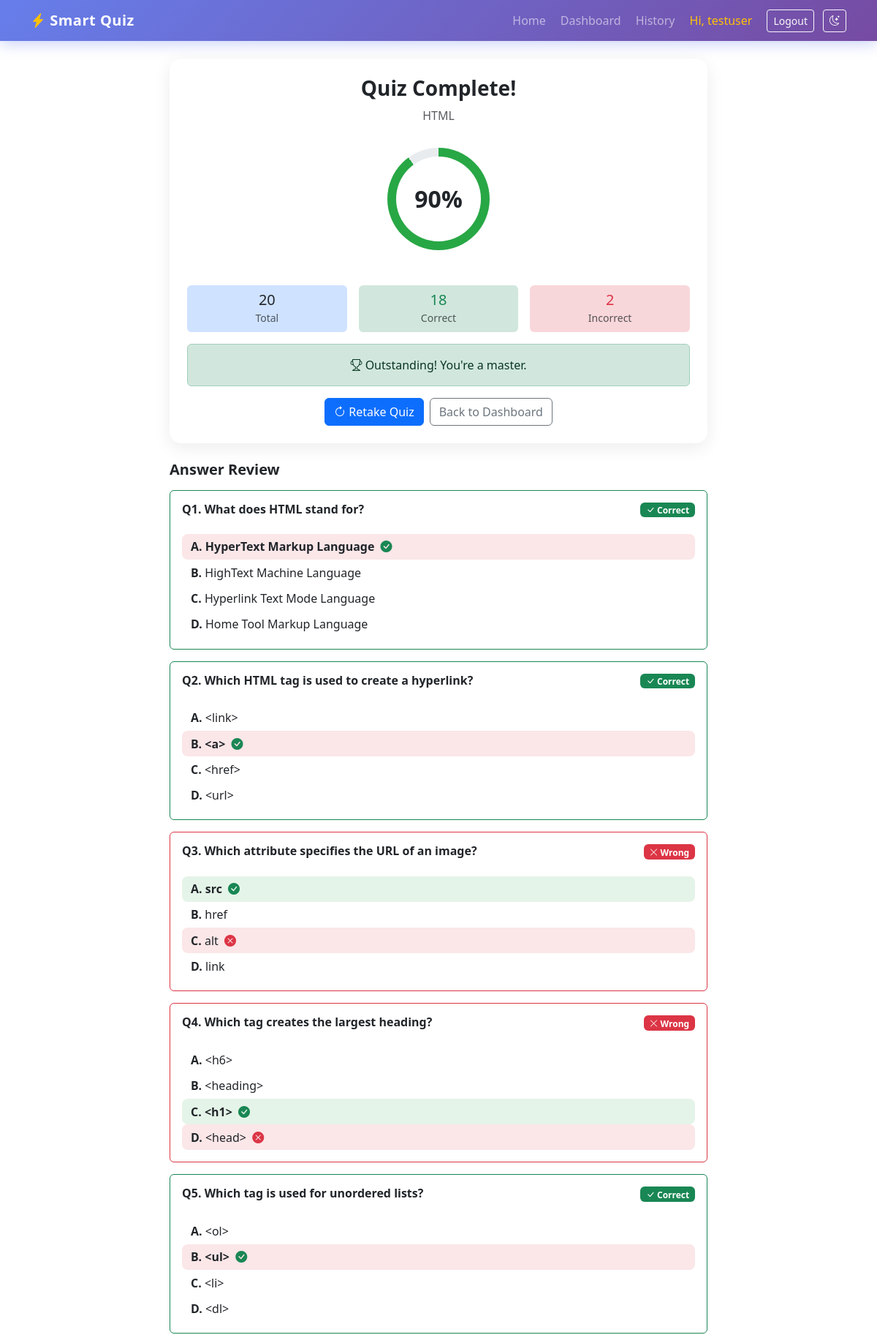
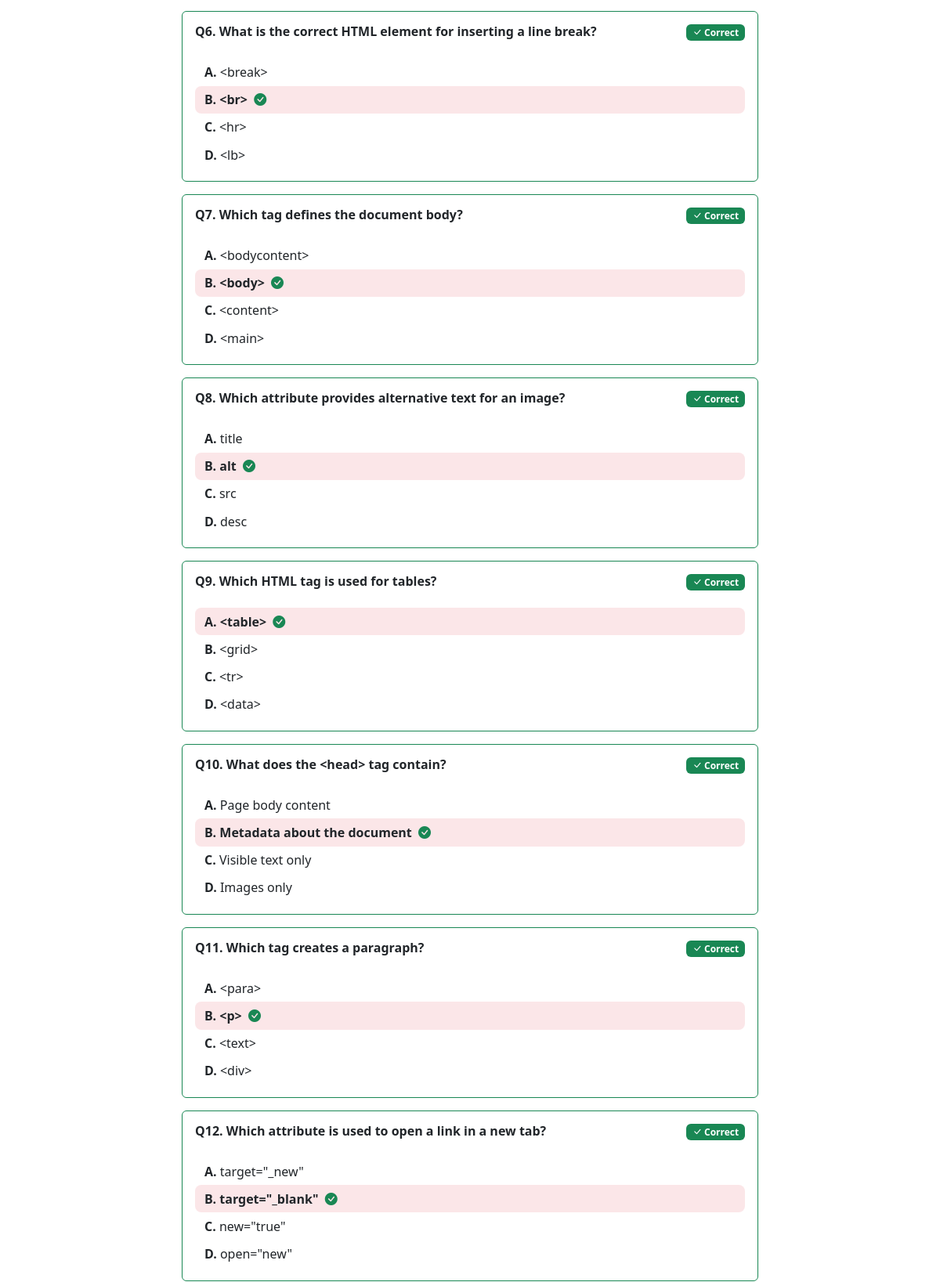
Page /result/1 (signed in, upper part) on the committed database (2 pictures, top to bottom).
### tables this page shows
CREATE TABLE categories (
            id INTEGER PRIMARY KEY AUTOINCREMENT,
            name TEXT UNIQUE NOT NULL,
            description TEXT DEFAULT '',
            created_at TEXT NOT NULL
        );

CREATE TABLE results (
            id INTEGER PRIMARY KEY AUTOINCREMENT,
            user_id INTEGER NOT NULL,
            category_id INTEGER NOT NULL,
            total_questions INTEGER NOT NULL,
            correct INTEGER NOT NULL,
            incorrect INTEGER NOT NULL,
            score INTEGER NOT NULL,
            percentage REAL NOT NULL,
            answers TEXT NOT NULL,
            created_at TEXT NOT NULL,
            FOREIGN KEY (user_id) REFERENCES users(id) ON DELETE CASCADE,
            FOREIGN KEY (category_id) REFERENCES categories(id) ON DELETE CASCADE
        );

CREATE TABLE questions (
            id INTEGER PRIMARY KEY AUTOINCREMENT,
            category_id INTEGER NOT NULL,
            question_text TEXT NOT NULL,
            option_a TEXT NOT NULL,
            option_b TEXT NOT NULL,
            option_c TEXT NOT NULL,
            option_d TEXT NOT NULL,
            correct_option TEXT NOT NULL CHECK(correct_option IN ('a','b','c','d')),
            created_at TEXT NOT NULL,
            FOREIGN KEY (category_id) REFERENCES categories(id) ON DELETE CASCADE
        );

### app.py (the view)
@app.route("/result/<int:result_id>")
@login_required
def result(result_id):
    db = get_db()
    res = db.execute(
        """SELECT r.*, c.name AS category_name
           FROM results r JOIN categories c ON c.id = r.category_id
           WHERE r.id = ? AND r.user_id = ?""",
        (result_id, session["user_id"]),
    ).fetchone()
    if not res:
        flash("Result not found.", "danger")
        return redirect(url_for("dashboard"))
    answers = json.loads(res["answers"])
    questions = db.execute(
        """SELECT id, question_text, option_a, option_b, option_c, option_d, correct_option
           FROM questions WHERE category_id = ? ORDER BY id""",
        (res["category_id"],),
    ).fetchall()
    review = []
    for q in questions:
        chosen = answers.get(str(q["id"]))
        review.append({
            "question": q["question_text"],
            "options": {"a": q["option_a"], "b": q["option_b"],
                        "c": q["option_c"], "d": q["option_d"]},
            "correct": q["correct_option"],
            "chosen": chosen,
            "is_correct": chosen == q["correct_option"],
        })
    return render_template("result.html", res=res, review=review)

### app.py (called while the page is built)
def get_db():
    if "db" not in g:
        g.db = sqlite3.connect(app.config["DATABASE"])
        g.db.row_factory = sqlite3.Row
        g.db.execute("PRAGMA foreign_keys = ON")
    return g.db

def login_required(f):
    @wraps(f)
    def decorated(*args, **kwargs):
        if "user_id" not in session:
            flash("Please log in to continue.", "warning")
            return redirect(url_for("login"))
        return f(*args, **kwargs)
    return decorated

@app.context_processor
def inject_globals():
    return {"now_year": datetime.utcnow().year}

### templates/result.html (shortened to what this page needs)
{% extends "base.html" %}
{% block content %}
<div class="row justify-content-center">
  <div class="col-lg-8">
    <div class="card result-card p-4 text-center mb-4">
      <h3 class="fw-bold">Quiz Complete!</h3>
      <p class="text-muted">{{ res.category_name }}</p>
      {% set pct = res.percentage %}
      <div class="score-circle mx-auto my-3" style="--pct: {{ pct }}">
        <span>{{ "%.0f"|format(pct) }}%</span>
      </div>
      <div class="row g-3 my-3">
        <div class="col-4"><div class="p-2 rounded bg-primary-subtle"><h5 class="mb-0">{{ res.total_questions }}</h5><small class="text-muted">Total</small></div></div>
        <div class="col-4"><div class="p-2 rounded bg-success-subtle"><h5 class="mb-0 text-success">{{ res.correct }}</h5><small class="text-muted">Correct</small></div></div>
        <div class="col-4"><div class="p-2 rounded bg-danger-subtle"><h5 class="mb-0 text-danger">{{ res.incorrect }}</h5><small class="text-muted">Incorrect</small></div></div>
      </div>
      {% if pct >= 80 %}
        <div class="alert alert-success"><i class="bi bi-trophy"></i> Outstanding! You're a master.</div>
      {% elif pct >= 60 %}
        <div class="alert alert-info"><i class="bi bi-emoji-smile"></i> Good job! Keep practicing.</div>
      {% elif pct >= 40 %}
        <div class="alert alert-warning"><i class="bi bi-book"></i> Decent — review the topics below.</div>
      {% else %}
        <div class="alert alert-danger"><i class="bi bi-arrow-repeat"></i> Don't worry — retake the quiz and improve!</div>
      {% endif %}
      <div class="d-flex gap-2 justify-content-center flex-wrap">
        <a href="{{ url_for('quiz', category_id=res.category_id) }}" class="btn btn-primary">
          <i class="bi bi-arrow-clockwise"></i> Retake Quiz
        </a>
        <a href="{{ url_for('dashboard') }}" class="btn btn-outline-secondary">Back to Dashboard</a>
      </div>
    </div>
    <h5 class="fw-bold mb-3">Answer Review</h5>
    {% for item in review %}
    <div class="card mb-3 review-item {{ 'border-success' if item.is_correct else 'border-danger' }}">
      <div class="card-body">
        <div class="d-flex justify-content-between align-items-start">
          <h6 class="fw-semibold">Q{{ loop.index }}. {{ item.question }}</h6>
          {% if item.is_correct %}
            <span class="badge bg-success"><i class="bi bi-check-lg"></i> Correct</span>
          {% else %}
            <span class="badge bg-danger"><i class="bi bi-x-lg"></i> Wrong</span>
          {% endif %}
        </div>
        <ul class="list-unstyled mt-3 mb-0">
          {% for key, text in item.options.items() %}
          <li class="option-line {{ 'correct-opt' if key == item.correct }} {{ 'chosen-opt' if key == item.chosen }}">
            <strong>{{ key|upper }}.</strong> {{ text }}
            {% if key == item.correct %}<i class="bi bi-check-circle-fill text-success ms-1"></i>{% endif %}
            {% if key == item.chosen and key != item.correct %}<i class="bi bi-x-circle-fill text-danger ms-1"></i>{% endif %}
          </li>
          {% endfor %}
        </ul>
      </div>
    </div>
    {% endfor %}
  </div>
</div>
{% endblock %}

### static/css/style.css (style rules this page uses)
:root { --brand-gradient: linear-gradient(135deg, #667eea 0%, #764ba2 100%); }
body { min-height: 100vh; font-family: 'Segoe UI', system-ui, -apple-system, sans-serif; }
.stat-card, .category-card, .auth-card, .result-card { border: none; border-radius: 1rem; box-shadow: 0 6px 24px rgba(0,0,0,0.08); transition: transform 0.25s ease, box-shadow 0.25s ease; }
.score-circle { width: 140px; height: 140px; border-radius: 50%; display: flex; align-items: center; justify-content: center; font-size: 2rem; font-weight: 800; background: conic-gradient(#28a745 calc(var(--pct) * 1%), var(--bs-secondary-bg) 0); position: relative; }
.score-circle::before { content: ''; position: absolute; inset: 12px; border-radius: 50%; background: var(--bs-body-bg); }
.score-circle span { position: relative; z-index: 1; }
.option-line { padding: 0.35rem 0.75rem; border-radius: 0.5rem; }
.correct-opt { background: rgba(40,167,69,0.12); font-weight: 600; }
.chosen-opt { background: rgba(220,53,69,0.12); }
.card, .stat-card { animation: fadeSlideUp 0.4s ease both; }

### rows in the picture
categories: category_name "HTML"
results: percentage "90", total_questions "20", correct "18", incorrect "2"
questions: question "What does HTML stand for?", shows "Correct", correct_option "A", option_a "HyperText Markup Language", key "B", option_b "HighText Machine Language", key "C", option_c "Hyperlink Text Mode Language", key "D", option_d "Home Tool Markup Language"
questions: question "Which HTML tag is used to create a hyperlink?", shows "Correct", key "A", option_a "<link>", correct_option "B", option_b "<a>", key "C", option_c "<href>", key "D", option_d "<url>"
questions: question "Which attribute specifies the URL of an image?", shows "Wrong", correct_option "A", option_a "src", key "B", option_b "href", key "C", option_c "alt", key "D", option_d "link"
questions: question "Which tag creates the largest heading?", shows "Wrong", key "A", option_a "<h6>", key "B", option_b "<heading>", correct_option "C", option_c "<h1>", key "D", option_d "<head>"
questions: question "Which tag is used for unordered lists?", shows "Correct", key "A", option_a "<ol>", correct_option "B", option_b "<ul>", key "C", option_c "<li>", key "D", option_d "<dl>"
questions: question "What is the correct HTML element for inserting a line break?", shows "Correct", key "A", option_a "<break>", correct_option "B", option_b "<br>", key "C", option_c "<hr>", key "D", option_d "<lb>"
questions: question "Which tag defines the document body?", shows "Correct", key "A", option_a "<bodycontent>", correct_option "B", option_b "<body>", key "C", option_c "<content>", key "D", option_d "<main>"
questions: question "Which attribute provides alternative text for an image?", shows "Correct", key "A", option_a "title", correct_option "B", option_b "alt", key "C", option_c "src", key "D", option_d "desc"
questions: question "Which HTML tag is used for tables?", shows "Correct", correct_option "A", option_a "<table>", key "B", option_b "<grid>", key "C", option_c "<tr>", key "D", option_d "<data>"
questions: question "What does the <head> tag contain?", shows "Correct", key "A", option_a "Page body content", correct_option "B", option_b "Metadata about the document", key "C", option_c "Visible text only", key "D", option_d "Images only"
questions: question "Which tag creates a paragraph?", shows "Correct", key "A", option_a "<para>", correct_option "B", option_b "<p>", key "C", option_c "<text>", key "D", option_d "<div>"
questions: question "Which attribute is used to open a link in a new tab?", shows "Correct", key "A", option_a "target=\"_new\"", correct_option "B", option_b "target=\"_blank\"", key "C", option_c "new=\"true\"", key "D", option_d "open=\"new\""

### other values in the picture
{{ session.get('username') }} "testuser"
